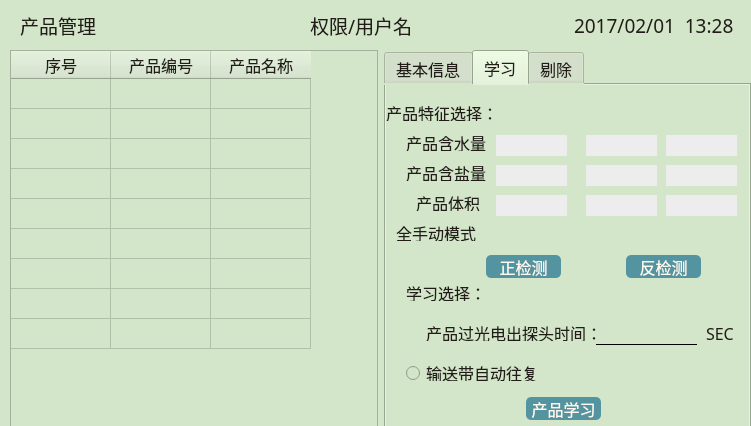
<?xml version="1.0" encoding="UTF-8"?>
<ui version="4.0">
 <class>Management</class>
 <widget class="QWidget" name="Management">
  <property name="geometry">
   <rect>
    <x>0</x>
    <y>0</y>
    <width>751</width>
    <height>426</height>
   </rect>
  </property>
  <property name="palette">
   <palette>
    <active>
     <colorrole role="Button">
      <brush brushstyle="SolidPattern">
       <color alpha="255">
        <red>212</red>
        <green>230</green>
        <blue>202</blue>
       </color>
      </brush>
     </colorrole>
     <colorrole role="Base">
      <brush brushstyle="SolidPattern">
       <color alpha="255">
        <red>212</red>
        <green>230</green>
        <blue>202</blue>
       </color>
      </brush>
     </colorrole>
     <colorrole role="Window">
      <brush brushstyle="SolidPattern">
       <color alpha="255">
        <red>212</red>
        <green>230</green>
        <blue>202</blue>
       </color>
      </brush>
     </colorrole>
    </active>
    <inactive>
     <colorrole role="Button">
      <brush brushstyle="SolidPattern">
       <color alpha="255">
        <red>212</red>
        <green>230</green>
        <blue>202</blue>
       </color>
      </brush>
     </colorrole>
     <colorrole role="Base">
      <brush brushstyle="SolidPattern">
       <color alpha="255">
        <red>212</red>
        <green>230</green>
        <blue>202</blue>
       </color>
      </brush>
     </colorrole>
     <colorrole role="Window">
      <brush brushstyle="SolidPattern">
       <color alpha="255">
        <red>212</red>
        <green>230</green>
        <blue>202</blue>
       </color>
      </brush>
     </colorrole>
    </inactive>
    <disabled>
     <colorrole role="Button">
      <brush brushstyle="SolidPattern">
       <color alpha="255">
        <red>212</red>
        <green>230</green>
        <blue>202</blue>
       </color>
      </brush>
     </colorrole>
     <colorrole role="Base">
      <brush brushstyle="SolidPattern">
       <color alpha="255">
        <red>212</red>
        <green>230</green>
        <blue>202</blue>
       </color>
      </brush>
     </colorrole>
     <colorrole role="Window">
      <brush brushstyle="SolidPattern">
       <color alpha="255">
        <red>212</red>
        <green>230</green>
        <blue>202</blue>
       </color>
      </brush>
     </colorrole>
    </disabled>
   </palette>
  </property>
  <property name="windowTitle">
   <string>Form</string>
  </property>
  <property name="styleSheet">
   <string notr="true">background-color: rgb(212, 230, 202);</string>
  </property>
  <widget class="QLabel" name="DateTime">
   <property name="geometry">
    <rect>
     <x>574</x>
     <y>10</y>
     <width>176</width>
     <height>31</height>
    </rect>
   </property>
   <property name="font">
    <font>
     <family>微软雅黑</family>
     <pointsize>14</pointsize>
    </font>
   </property>
   <property name="styleSheet">
    <string notr="true">color: rgb(33, 28, 23);</string>
   </property>
   <property name="frameShape">
    <enum>QFrame::NoFrame</enum>
   </property>
   <property name="text">
    <string>2017/02/01  13:28</string>
   </property>
  </widget>
  <widget class="QLabel" name="ManaLabel">
   <property name="enabled">
    <bool>true</bool>
   </property>
   <property name="geometry">
    <rect>
     <x>20</x>
     <y>10</y>
     <width>101</width>
     <height>31</height>
    </rect>
   </property>
   <property name="font">
    <font>
     <family>微软雅黑</family>
     <pointsize>14</pointsize>
    </font>
   </property>
   <property name="styleSheet">
    <string notr="true">color: rgb(33, 28, 23);</string>
   </property>
   <property name="frameShape">
    <enum>QFrame::NoFrame</enum>
   </property>
   <property name="text">
    <string>产品管理</string>
   </property>
   <property name="textInteractionFlags">
    <set>Qt::LinksAccessibleByMouse</set>
   </property>
  </widget>
  <widget class="QWidget" name="gridLayoutWidget">
   <property name="geometry">
    <rect>
     <x>10</x>
     <y>50</y>
     <width>741</width>
     <height>381</height>
    </rect>
   </property>
   <layout class="QGridLayout" name="gridLayout">
    <item row="0" column="0">
     <widget class="QTableWidget" name="tableWidget">
      <property name="styleSheet">
       <string notr="true">color: rgb(33, 28, 23);
background-color: rgb(212, 230, 202);</string>
      </property>
      <attribute name="verticalHeaderVisible">
       <bool>false</bool>
      </attribute>
      <row>
       <property name="text">
        <string>新建行</string>
       </property>
      </row>
      <row>
       <property name="text">
        <string>新建行</string>
       </property>
      </row>
      <row>
       <property name="text">
        <string>新建行</string>
       </property>
      </row>
      <row>
       <property name="text">
        <string>新建行</string>
       </property>
      </row>
      <row>
       <property name="text">
        <string>新建行</string>
       </property>
      </row>
      <row>
       <property name="text">
        <string>新建行</string>
       </property>
      </row>
      <row>
       <property name="text">
        <string>新建行</string>
       </property>
      </row>
      <row>
       <property name="text">
        <string>新建行</string>
       </property>
      </row>
      <row>
       <property name="text">
        <string>新建行</string>
       </property>
      </row>
      <column>
       <property name="text">
        <string>序号</string>
       </property>
       <property name="font">
        <font>
         <family>幼圆</family>
         <pointsize>12</pointsize>
        </font>
       </property>
      </column>
      <column>
       <property name="text">
        <string>产品编号</string>
       </property>
       <property name="font">
        <font>
         <family>幼圆</family>
         <pointsize>12</pointsize>
        </font>
       </property>
      </column>
      <column>
       <property name="text">
        <string>产品名称</string>
       </property>
       <property name="font">
        <font>
         <family>幼圆</family>
         <pointsize>12</pointsize>
        </font>
       </property>
      </column>
     </widget>
    </item>
    <item row="0" column="2">
     <widget class="QTabWidget" name="tabWidget">
      <property name="font">
       <font>
        <family>幼圆</family>
        <pointsize>12</pointsize>
       </font>
      </property>
      <property name="styleSheet">
       <string notr="true">color: rgb(33, 28, 23);
background-color: rgb(212, 230, 202);</string>
      </property>
      <property name="currentIndex">
       <number>1</number>
      </property>
      <widget class="QWidget" name="tab1">
       <attribute name="title">
        <string>基本信息</string>
       </attribute>
       <widget class="QLabel" name="label">
        <property name="geometry">
         <rect>
          <x>40</x>
          <y>25</y>
          <width>81</width>
          <height>20</height>
         </rect>
        </property>
        <property name="font">
         <font>
          <family>楷体</family>
          <pointsize>12</pointsize>
         </font>
        </property>
        <property name="styleSheet">
         <string notr="true">color: rgb(33, 28, 23);</string>
        </property>
        <property name="text">
         <string>产品编号：</string>
        </property>
       </widget>
       <widget class="QLabel" name="label_2">
        <property name="geometry">
         <rect>
          <x>40</x>
          <y>110</y>
          <width>81</width>
          <height>16</height>
         </rect>
        </property>
        <property name="font">
         <font>
          <family>楷体</family>
          <pointsize>12</pointsize>
         </font>
        </property>
        <property name="styleSheet">
         <string notr="true">color: rgb(33, 28, 23);</string>
        </property>
        <property name="text">
         <string>产品长度：</string>
        </property>
       </widget>
       <widget class="QLabel" name="label_3">
        <property name="geometry">
         <rect>
          <x>10</x>
          <y>210</y>
          <width>111</width>
          <height>16</height>
         </rect>
        </property>
        <property name="font">
         <font>
          <family>楷体</family>
          <pointsize>12</pointsize>
         </font>
        </property>
        <property name="styleSheet">
         <string notr="true">color: rgb(33, 28, 23);</string>
        </property>
        <property name="text">
         <string>包装方式选择：</string>
        </property>
       </widget>
       <widget class="QLabel" name="label_4">
        <property name="geometry">
         <rect>
          <x>40</x>
          <y>66</y>
          <width>71</width>
          <height>21</height>
         </rect>
        </property>
        <property name="font">
         <font>
          <family>楷体</family>
          <pointsize>12</pointsize>
         </font>
        </property>
        <property name="styleSheet">
         <string notr="true">color: rgb(33, 28, 23);</string>
        </property>
        <property name="text">
         <string>产品名称：</string>
        </property>
       </widget>
       <widget class="QLabel" name="label_5">
        <property name="geometry">
         <rect>
          <x>25</x>
          <y>150</y>
          <width>91</width>
          <height>21</height>
         </rect>
        </property>
        <property name="font">
         <font>
          <family>楷体</family>
          <pointsize>12</pointsize>
         </font>
        </property>
        <property name="styleSheet">
         <string notr="true">color: rgb(33, 28, 23);</string>
        </property>
        <property name="text">
         <string>输送带速度：</string>
        </property>
       </widget>
       <widget class="QRadioButton" name="packButton">
        <property name="enabled">
         <bool>true</bool>
        </property>
        <property name="geometry">
         <rect>
          <x>160</x>
          <y>210</y>
          <width>71</width>
          <height>23</height>
         </rect>
        </property>
        <property name="font">
         <font>
          <family>楷体</family>
          <pointsize>12</pointsize>
         </font>
        </property>
        <property name="text">
         <string>包装</string>
        </property>
       </widget>
       <widget class="QRadioButton" name="bulkButton">
        <property name="geometry">
         <rect>
          <x>260</x>
          <y>210</y>
          <width>61</width>
          <height>23</height>
         </rect>
        </property>
        <property name="font">
         <font>
          <family>楷体</family>
          <pointsize>12</pointsize>
         </font>
        </property>
        <property name="styleSheet">
         <string notr="true">color: rgb(33, 28, 23);</string>
        </property>
        <property name="text">
         <string>散装</string>
        </property>
       </widget>
       <widget class="QRadioButton" name="AluminizerButton">
        <property name="enabled">
         <bool>true</bool>
        </property>
        <property name="geometry">
         <rect>
          <x>160</x>
          <y>260</y>
          <width>81</width>
          <height>21</height>
         </rect>
        </property>
        <property name="font">
         <font>
          <family>楷体</family>
          <pointsize>12</pointsize>
         </font>
        </property>
        <property name="styleSheet">
         <string notr="true">color: rgb(33, 28, 23);</string>
        </property>
        <property name="text">
         <string>镀铝膜</string>
        </property>
       </widget>
       <widget class="QLabel" name="label_27">
        <property name="geometry">
         <rect>
          <x>300</x>
          <y>110</y>
          <width>21</width>
          <height>20</height>
         </rect>
        </property>
        <property name="font">
         <font>
          <pointsize>12</pointsize>
         </font>
        </property>
        <property name="text">
         <string>mm</string>
        </property>
       </widget>
       <widget class="QLabel" name="label_28">
        <property name="geometry">
         <rect>
          <x>290</x>
          <y>150</y>
          <width>51</width>
          <height>20</height>
         </rect>
        </property>
        <property name="font">
         <font>
          <pointsize>12</pointsize>
         </font>
        </property>
        <property name="text">
         <string>M/MIN</string>
        </property>
       </widget>
       <widget class="QLineEdit" name="NumEdit">
        <property name="enabled">
         <bool>true</bool>
        </property>
        <property name="geometry">
         <rect>
          <x>130</x>
          <y>24</y>
          <width>151</width>
          <height>20</height>
         </rect>
        </property>
        <property name="focusPolicy">
         <enum>Qt::StrongFocus</enum>
        </property>
        <property name="styleSheet">
         <string notr="true">border:none;
border-bottom:1px solid #000;
background-color: rgb(212, 230, 202);</string>
        </property>
       </widget>
       <widget class="QLineEdit" name="NameEdit">
        <property name="enabled">
         <bool>true</bool>
        </property>
        <property name="geometry">
         <rect>
          <x>130</x>
          <y>66</y>
          <width>151</width>
          <height>20</height>
         </rect>
        </property>
        <property name="focusPolicy">
         <enum>Qt::StrongFocus</enum>
        </property>
        <property name="styleSheet">
         <string notr="true">border:none;
border-bottom:1px solid #000;
background-color: rgb(212, 230, 202);</string>
        </property>
       </widget>
       <widget class="QLineEdit" name="SpeedEdit">
        <property name="enabled">
         <bool>true</bool>
        </property>
        <property name="geometry">
         <rect>
          <x>130</x>
          <y>150</y>
          <width>151</width>
          <height>20</height>
         </rect>
        </property>
        <property name="styleSheet">
         <string notr="true">border:none;
border-bottom:1px solid #000;
background-color: rgb(212, 230, 202);</string>
        </property>
       </widget>
       <widget class="QLineEdit" name="LengthEdit">
        <property name="enabled">
         <bool>true</bool>
        </property>
        <property name="geometry">
         <rect>
          <x>130</x>
          <y>110</y>
          <width>151</width>
          <height>20</height>
         </rect>
        </property>
        <property name="styleSheet">
         <string notr="true">border:none;
border-bottom:1px solid #000;
background-color: rgb(212, 230, 202);</string>
        </property>
       </widget>
      </widget>
      <widget class="QWidget" name="tab2">
       <attribute name="title">
        <string>学习</string>
       </attribute>
       <widget class="QLabel" name="label_11">
        <property name="geometry">
         <rect>
          <x>20</x>
          <y>200</y>
          <width>81</width>
          <height>16</height>
         </rect>
        </property>
        <property name="font">
         <font>
          <family>楷体</family>
          <pointsize>12</pointsize>
         </font>
        </property>
        <property name="text">
         <string>学习选择：</string>
        </property>
       </widget>
       <widget class="QLabel" name="label_12">
        <property name="geometry">
         <rect>
          <x>40</x>
          <y>240</y>
          <width>171</width>
          <height>16</height>
         </rect>
        </property>
        <property name="font">
         <font>
          <family>楷体</family>
          <pointsize>12</pointsize>
         </font>
        </property>
        <property name="text">
         <string>产品过光电出探头时间：</string>
        </property>
       </widget>
       <widget class="QRadioButton" name="radioButton">
        <property name="geometry">
         <rect>
          <x>20</x>
          <y>280</y>
          <width>141</width>
          <height>16</height>
         </rect>
        </property>
        <property name="font">
         <font>
          <family>楷体</family>
          <pointsize>12</pointsize>
         </font>
        </property>
        <property name="text">
         <string>输送带自动往复</string>
        </property>
       </widget>
       <widget class="QPushButton" name="PositiveTest">
        <property name="geometry">
         <rect>
          <x>100</x>
          <y>170</y>
          <width>75</width>
          <height>23</height>
         </rect>
        </property>
        <property name="font">
         <font>
          <family>楷体</family>
          <pointsize>12</pointsize>
         </font>
        </property>
        <property name="styleSheet">
         <string notr="true">background-color: rgb(83, 148, 160);
color: rgb(255, 250, 240);
border-radius:5px;</string>
        </property>
        <property name="text">
         <string>正检测</string>
        </property>
       </widget>
       <widget class="QPushButton" name="NagtiveTest">
        <property name="geometry">
         <rect>
          <x>240</x>
          <y>170</y>
          <width>75</width>
          <height>23</height>
         </rect>
        </property>
        <property name="font">
         <font>
          <family>楷体</family>
          <pointsize>12</pointsize>
         </font>
        </property>
        <property name="styleSheet">
         <string notr="true">background-color: rgb(83, 148, 160);
color: rgb(255, 250, 240);
border-radius:5px;</string>
        </property>
        <property name="text">
         <string>反检测</string>
        </property>
       </widget>
       <widget class="QLineEdit" name="LightTime">
        <property name="geometry">
         <rect>
          <x>210</x>
          <y>240</y>
          <width>101</width>
          <height>20</height>
         </rect>
        </property>
        <property name="font">
         <font>
          <family>楷体</family>
          <pointsize>12</pointsize>
         </font>
        </property>
        <property name="styleSheet">
         <string notr="true">border:none;
border-bottom:1px solid #000;
background-color: rgb(212, 230, 202);</string>
        </property>
       </widget>
       <widget class="QLabel" name="label_13">
        <property name="geometry">
         <rect>
          <x>320</x>
          <y>240</y>
          <width>31</width>
          <height>16</height>
         </rect>
        </property>
        <property name="font">
         <font>
          <family>楷体</family>
          <pointsize>12</pointsize>
         </font>
        </property>
        <property name="text">
         <string>SEC</string>
        </property>
       </widget>
       <widget class="QLabel" name="label_6">
        <property name="geometry">
         <rect>
          <x>0</x>
          <y>20</y>
          <width>111</width>
          <height>16</height>
         </rect>
        </property>
        <property name="font">
         <font>
          <family>楷体</family>
          <pointsize>12</pointsize>
         </font>
        </property>
        <property name="text">
         <string>产品特征选择：</string>
        </property>
       </widget>
       <widget class="QLabel" name="label_7">
        <property name="geometry">
         <rect>
          <x>20</x>
          <y>50</y>
          <width>81</width>
          <height>16</height>
         </rect>
        </property>
        <property name="font">
         <font>
          <family>楷体</family>
          <pointsize>12</pointsize>
         </font>
        </property>
        <property name="text">
         <string>产品含水量</string>
        </property>
       </widget>
       <widget class="QLabel" name="label_8">
        <property name="geometry">
         <rect>
          <x>20</x>
          <y>80</y>
          <width>81</width>
          <height>16</height>
         </rect>
        </property>
        <property name="font">
         <font>
          <family>楷体</family>
          <pointsize>12</pointsize>
         </font>
        </property>
        <property name="text">
         <string>产品含盐量</string>
        </property>
       </widget>
       <widget class="QLabel" name="label_9">
        <property name="geometry">
         <rect>
          <x>30</x>
          <y>110</y>
          <width>71</width>
          <height>16</height>
         </rect>
        </property>
        <property name="font">
         <font>
          <family>楷体</family>
          <pointsize>12</pointsize>
         </font>
        </property>
        <property name="text">
         <string>产品体积</string>
        </property>
       </widget>
       <widget class="QLabel" name="label_10">
        <property name="geometry">
         <rect>
          <x>10</x>
          <y>140</y>
          <width>91</width>
          <height>16</height>
         </rect>
        </property>
        <property name="font">
         <font>
          <family>楷体</family>
          <pointsize>12</pointsize>
         </font>
        </property>
        <property name="text">
         <string>全手动模式</string>
        </property>
       </widget>
       <widget class="QPushButton" name="LearningButton">
        <property name="geometry">
         <rect>
          <x>140</x>
          <y>312</y>
          <width>75</width>
          <height>23</height>
         </rect>
        </property>
        <property name="font">
         <font>
          <family>楷体</family>
          <pointsize>12</pointsize>
         </font>
        </property>
        <property name="styleSheet">
         <string notr="true">background-color: rgb(83, 148, 160);
color: rgb(255, 250, 240);
border-radius:5px;</string>
        </property>
        <property name="text">
         <string>产品学习</string>
        </property>
       </widget>
       <widget class="QLabel" name="label_14">
        <property name="geometry">
         <rect>
          <x>110</x>
          <y>50</y>
          <width>71</width>
          <height>21</height>
         </rect>
        </property>
        <property name="styleSheet">
         <string notr="true">background-color: rgb(237, 237, 237);</string>
        </property>
        <property name="text">
         <string/>
        </property>
       </widget>
       <widget class="QLabel" name="label_15">
        <property name="geometry">
         <rect>
          <x>200</x>
          <y>50</y>
          <width>71</width>
          <height>21</height>
         </rect>
        </property>
        <property name="styleSheet">
         <string notr="true">background-color: rgb(237, 237, 237);</string>
        </property>
        <property name="text">
         <string/>
        </property>
       </widget>
       <widget class="QLabel" name="label_18">
        <property name="geometry">
         <rect>
          <x>280</x>
          <y>50</y>
          <width>71</width>
          <height>21</height>
         </rect>
        </property>
        <property name="styleSheet">
         <string notr="true">background-color: rgb(237, 237, 237);</string>
        </property>
        <property name="text">
         <string/>
        </property>
       </widget>
       <widget class="QLabel" name="label_20">
        <property name="geometry">
         <rect>
          <x>110</x>
          <y>80</y>
          <width>71</width>
          <height>21</height>
         </rect>
        </property>
        <property name="styleSheet">
         <string notr="true">background-color: rgb(237, 237, 237);</string>
        </property>
        <property name="text">
         <string/>
        </property>
       </widget>
       <widget class="QLabel" name="label_29">
        <property name="geometry">
         <rect>
          <x>200</x>
          <y>80</y>
          <width>71</width>
          <height>21</height>
         </rect>
        </property>
        <property name="styleSheet">
         <string notr="true">background-color: rgb(237, 237, 237);</string>
        </property>
        <property name="text">
         <string/>
        </property>
       </widget>
       <widget class="QLabel" name="label_30">
        <property name="geometry">
         <rect>
          <x>280</x>
          <y>80</y>
          <width>71</width>
          <height>21</height>
         </rect>
        </property>
        <property name="styleSheet">
         <string notr="true">background-color: rgb(237, 237, 237);</string>
        </property>
        <property name="text">
         <string/>
        </property>
       </widget>
       <widget class="QLabel" name="label_31">
        <property name="geometry">
         <rect>
          <x>110</x>
          <y>110</y>
          <width>71</width>
          <height>21</height>
         </rect>
        </property>
        <property name="styleSheet">
         <string notr="true">background-color: rgb(237, 237, 237);</string>
        </property>
        <property name="text">
         <string/>
        </property>
       </widget>
       <widget class="QLabel" name="label_32">
        <property name="geometry">
         <rect>
          <x>280</x>
          <y>110</y>
          <width>71</width>
          <height>21</height>
         </rect>
        </property>
        <property name="styleSheet">
         <string notr="true">background-color: rgb(237, 237, 237);</string>
        </property>
        <property name="text">
         <string/>
        </property>
       </widget>
       <widget class="QLabel" name="label_33">
        <property name="geometry">
         <rect>
          <x>200</x>
          <y>110</y>
          <width>71</width>
          <height>21</height>
         </rect>
        </property>
        <property name="styleSheet">
         <string notr="true">background-color: rgb(237, 237, 237);</string>
        </property>
        <property name="text">
         <string/>
        </property>
       </widget>
      </widget>
      <widget class="QWidget" name="tab3">
       <attribute name="title">
        <string>剔除</string>
       </attribute>
       <widget class="QLabel" name="label_16">
        <property name="geometry">
         <rect>
          <x>210</x>
          <y>50</y>
          <width>81</width>
          <height>16</height>
         </rect>
        </property>
        <property name="font">
         <font>
          <family>楷体</family>
          <pointsize>12</pointsize>
         </font>
        </property>
        <property name="text">
         <string>剔除保持：</string>
        </property>
       </widget>
       <widget class="QLabel" name="label_17">
        <property name="geometry">
         <rect>
          <x>40</x>
          <y>140</y>
          <width>71</width>
          <height>16</height>
         </rect>
        </property>
        <property name="font">
         <font>
          <family>楷体</family>
          <pointsize>12</pointsize>
         </font>
        </property>
        <property name="text">
         <string>停机延时：</string>
        </property>
       </widget>
       <widget class="QLineEdit" name="RmoveTime">
        <property name="geometry">
         <rect>
          <x>110</x>
          <y>50</y>
          <width>51</width>
          <height>20</height>
         </rect>
        </property>
        <property name="font">
         <font>
          <family>楷体</family>
          <pointsize>12</pointsize>
         </font>
        </property>
        <property name="styleSheet">
         <string notr="true">border:none;
border-bottom:1px solid #000;
background-color: rgb(212, 230, 202);</string>
        </property>
        <property name="text">
         <string>2000</string>
        </property>
       </widget>
       <widget class="QLabel" name="label_21">
        <property name="geometry">
         <rect>
          <x>170</x>
          <y>50</y>
          <width>21</width>
          <height>16</height>
         </rect>
        </property>
        <property name="font">
         <font>
          <family>楷体</family>
          <pointsize>12</pointsize>
         </font>
        </property>
        <property name="text">
         <string>ms</string>
        </property>
       </widget>
       <widget class="QLineEdit" name="RmoveKeep">
        <property name="geometry">
         <rect>
          <x>280</x>
          <y>50</y>
          <width>51</width>
          <height>20</height>
         </rect>
        </property>
        <property name="font">
         <font>
          <family>楷体</family>
          <pointsize>12</pointsize>
         </font>
        </property>
        <property name="styleSheet">
         <string notr="true">border:none;
border-bottom:1px solid #000;
background-color: rgb(212, 230, 202);</string>
        </property>
        <property name="text">
         <string>500</string>
        </property>
       </widget>
       <widget class="QLabel" name="label_22">
        <property name="geometry">
         <rect>
          <x>340</x>
          <y>50</y>
          <width>21</width>
          <height>16</height>
         </rect>
        </property>
        <property name="font">
         <font>
          <family>楷体</family>
          <pointsize>12</pointsize>
         </font>
        </property>
        <property name="text">
         <string>ms</string>
        </property>
       </widget>
       <widget class="QLineEdit" name="StopTime">
        <property name="geometry">
         <rect>
          <x>120</x>
          <y>140</y>
          <width>71</width>
          <height>20</height>
         </rect>
        </property>
        <property name="styleSheet">
         <string notr="true">border:none;
border-bottom:1px solid #000;
background-color: rgb(212, 230, 202);</string>
        </property>
       </widget>
       <widget class="QLineEdit" name="StartTime">
        <property name="geometry">
         <rect>
          <x>120</x>
          <y>180</y>
          <width>71</width>
          <height>20</height>
         </rect>
        </property>
        <property name="font">
         <font>
          <family>楷体</family>
          <pointsize>12</pointsize>
         </font>
        </property>
        <property name="styleSheet">
         <string notr="true">border:none;
border-bottom:1px solid #000;
background-color: rgb(212, 230, 202);</string>
        </property>
       </widget>
       <widget class="QLineEdit" name="BackTime">
        <property name="geometry">
         <rect>
          <x>160</x>
          <y>250</y>
          <width>71</width>
          <height>20</height>
         </rect>
        </property>
        <property name="font">
         <font>
          <family>楷体</family>
          <pointsize>12</pointsize>
         </font>
        </property>
        <property name="styleSheet">
         <string notr="true">border:none;
border-bottom:1px solid #000;
background-color: rgb(212, 230, 202);</string>
        </property>
       </widget>
       <widget class="QLabel" name="label_23">
        <property name="geometry">
         <rect>
          <x>200</x>
          <y>140</y>
          <width>16</width>
          <height>16</height>
         </rect>
        </property>
        <property name="font">
         <font>
          <family>楷体</family>
          <pointsize>12</pointsize>
         </font>
        </property>
        <property name="text">
         <string>ms</string>
        </property>
       </widget>
       <widget class="QLabel" name="label_24">
        <property name="geometry">
         <rect>
          <x>200</x>
          <y>180</y>
          <width>21</width>
          <height>16</height>
         </rect>
        </property>
        <property name="font">
         <font>
          <family>楷体</family>
          <pointsize>12</pointsize>
         </font>
        </property>
        <property name="text">
         <string>ms</string>
        </property>
       </widget>
       <widget class="QLabel" name="label_25">
        <property name="geometry">
         <rect>
          <x>240</x>
          <y>250</y>
          <width>21</width>
          <height>16</height>
         </rect>
        </property>
        <property name="font">
         <font>
          <family>楷体</family>
          <pointsize>12</pointsize>
         </font>
        </property>
        <property name="text">
         <string>ms</string>
        </property>
       </widget>
       <widget class="QLabel" name="label_26">
        <property name="geometry">
         <rect>
          <x>30</x>
          <y>50</y>
          <width>81</width>
          <height>16</height>
         </rect>
        </property>
        <property name="font">
         <font>
          <family>楷体</family>
          <pointsize>12</pointsize>
         </font>
        </property>
        <property name="styleSheet">
         <string notr="true">color: rgb(33, 28, 23);</string>
        </property>
        <property name="text">
         <string>剔除延时：</string>
        </property>
       </widget>
       <widget class="QCheckBox" name="OddRmove">
        <property name="geometry">
         <rect>
          <x>40</x>
          <y>80</y>
          <width>91</width>
          <height>16</height>
         </rect>
        </property>
        <property name="font">
         <font>
          <family>楷体</family>
          <pointsize>12</pointsize>
         </font>
        </property>
        <property name="styleSheet">
         <string notr="true">color: rgb(33, 28, 23);</string>
        </property>
        <property name="text">
         <string>单程剔除</string>
        </property>
       </widget>
       <widget class="QCheckBox" name="AutoStart">
        <property name="geometry">
         <rect>
          <x>40</x>
          <y>180</y>
          <width>71</width>
          <height>16</height>
         </rect>
        </property>
        <property name="font">
         <font>
          <family>楷体</family>
          <pointsize>12</pointsize>
         </font>
        </property>
        <property name="text">
         <string>自启动</string>
        </property>
       </widget>
       <widget class="QLabel" name="label_19">
        <property name="geometry">
         <rect>
          <x>90</x>
          <y>250</y>
          <width>81</width>
          <height>16</height>
         </rect>
        </property>
        <property name="font">
         <font>
          <family>楷体</family>
          <pointsize>12</pointsize>
         </font>
        </property>
        <property name="text">
         <string>倒带延时：</string>
        </property>
       </widget>
       <widget class="QPushButton" name="RemoveTest">
        <property name="geometry">
         <rect>
          <x>50</x>
          <y>315</y>
          <width>75</width>
          <height>23</height>
         </rect>
        </property>
        <property name="font">
         <font>
          <family>楷体</family>
          <pointsize>12</pointsize>
         </font>
        </property>
        <property name="styleSheet">
         <string notr="true">background-color: rgb(83, 148, 160);
color: rgb(255, 250, 240);
border-radius:5px;</string>
        </property>
        <property name="text">
         <string>剔除检验</string>
        </property>
       </widget>
       <widget class="QPushButton" name="FinishButton">
        <property name="geometry">
         <rect>
          <x>250</x>
          <y>315</y>
          <width>75</width>
          <height>23</height>
         </rect>
        </property>
        <property name="font">
         <font>
          <family>楷体</family>
          <pointsize>12</pointsize>
         </font>
        </property>
        <property name="styleSheet">
         <string notr="true">background-color: rgb(83, 148, 160);
color: rgb(255, 250, 240);
border-radius:5px;</string>
        </property>
        <property name="text">
         <string>完成</string>
        </property>
       </widget>
       <widget class="QPushButton" name="RemovedButton">
        <property name="geometry">
         <rect>
          <x>10</x>
          <y>10</y>
          <width>75</width>
          <height>23</height>
         </rect>
        </property>
        <property name="font">
         <font>
          <family>楷体</family>
          <pointsize>12</pointsize>
         </font>
        </property>
        <property name="styleSheet">
         <string notr="true">background-color: rgb(83, 148, 160);
color: rgb(255, 250, 240);
border-radius:5px;</string>
        </property>
        <property name="text">
         <string>剔除设置</string>
        </property>
       </widget>
       <widget class="QPushButton" name="StopButton">
        <property name="geometry">
         <rect>
          <x>10</x>
          <y>110</y>
          <width>75</width>
          <height>23</height>
         </rect>
        </property>
        <property name="font">
         <font>
          <family>楷体</family>
          <pointsize>12</pointsize>
         </font>
        </property>
        <property name="styleSheet">
         <string notr="true">background-color: rgb(83, 148, 160);
color: rgb(255, 250, 240);
border-radius:5px;</string>
        </property>
        <property name="text">
         <string>停机设置</string>
        </property>
       </widget>
       <widget class="QPushButton" name="BackButton">
        <property name="geometry">
         <rect>
          <x>10</x>
          <y>210</y>
          <width>75</width>
          <height>23</height>
         </rect>
        </property>
        <property name="font">
         <font>
          <family>楷体</family>
          <pointsize>12</pointsize>
         </font>
        </property>
        <property name="styleSheet">
         <string notr="true">background-color: rgb(83, 148, 160);
color: rgb(255, 250, 240);
border-radius:5px;</string>
        </property>
        <property name="text">
         <string>倒带设置</string>
        </property>
       </widget>
       <widget class="QRadioButton" name="Light">
        <property name="geometry">
         <rect>
          <x>150</x>
          <y>280</y>
          <width>89</width>
          <height>17</height>
         </rect>
        </property>
        <property name="font">
         <font>
          <family>楷体</family>
          <pointsize>12</pointsize>
         </font>
        </property>
        <property name="text">
         <string>警灯开启</string>
        </property>
       </widget>
       <widget class="QLabel" name="line_1">
        <property name="geometry">
         <rect>
          <x>10</x>
          <y>102</y>
          <width>351</width>
          <height>20</height>
         </rect>
        </property>
        <property name="styleSheet">
         <string notr="true">
border:1px dashed #fff;</string>
        </property>
        <property name="text">
         <string/>
        </property>
       </widget>
       <widget class="QLabel" name="line_2">
        <property name="geometry">
         <rect>
          <x>10</x>
          <y>205</y>
          <width>351</width>
          <height>20</height>
         </rect>
        </property>
        <property name="styleSheet">
         <string notr="true">
border:1px dashed #fff;</string>
        </property>
        <property name="text">
         <string/>
        </property>
       </widget>
       <widget class="QLabel" name="red">
        <property name="geometry">
         <rect>
          <x>110</x>
          <y>270</y>
          <width>31</width>
          <height>31</height>
         </rect>
        </property>
        <property name="styleSheet">
         <string notr="true">border-image: url(:/new/prefix1/image/circle_red.png);</string>
        </property>
        <property name="text">
         <string/>
        </property>
       </widget>
       <widget class="QLabel" name="green">
        <property name="geometry">
         <rect>
          <x>110</x>
          <y>270</y>
          <width>31</width>
          <height>31</height>
         </rect>
        </property>
        <property name="styleSheet">
         <string notr="true">border-image: url(:/new/prefix1/image/circle_green.png);</string>
        </property>
        <property name="text">
         <string/>
        </property>
       </widget>
      </widget>
     </widget>
    </item>
   </layout>
  </widget>
  <widget class="QLabel" name="SpeedDisLabel">
   <property name="geometry">
    <rect>
     <x>310</x>
     <y>10</y>
     <width>111</width>
     <height>31</height>
    </rect>
   </property>
   <property name="font">
    <font>
     <family>微软雅黑</family>
     <pointsize>14</pointsize>
    </font>
   </property>
   <property name="styleSheet">
    <string notr="true">color: rgb(33, 28, 23);</string>
   </property>
   <property name="text">
    <string>权限/用户名</string>
   </property>
  </widget>
 </widget>
 <tabstops>
  <tabstop>tableWidget</tabstop>
  <tabstop>tabWidget</tabstop>
  <tabstop>packButton</tabstop>
  <tabstop>bulkButton</tabstop>
  <tabstop>AluminizerButton</tabstop>
  <tabstop>NumEdit</tabstop>
  <tabstop>NameEdit</tabstop>
  <tabstop>SpeedEdit</tabstop>
  <tabstop>LengthEdit</tabstop>
  <tabstop>radioButton</tabstop>
  <tabstop>PositiveTest</tabstop>
  <tabstop>NagtiveTest</tabstop>
  <tabstop>LightTime</tabstop>
  <tabstop>LearningButton</tabstop>
  <tabstop>RmoveTime</tabstop>
  <tabstop>RmoveKeep</tabstop>
  <tabstop>StopTime</tabstop>
  <tabstop>StartTime</tabstop>
  <tabstop>BackTime</tabstop>
  <tabstop>OddRmove</tabstop>
  <tabstop>AutoStart</tabstop>
  <tabstop>RemoveTest</tabstop>
  <tabstop>FinishButton</tabstop>
  <tabstop>RemovedButton</tabstop>
  <tabstop>StopButton</tabstop>
  <tabstop>BackButton</tabstop>
  <tabstop>Light</tabstop>
 </tabstops>
 <resources/>
 <connections/>
</ui>
